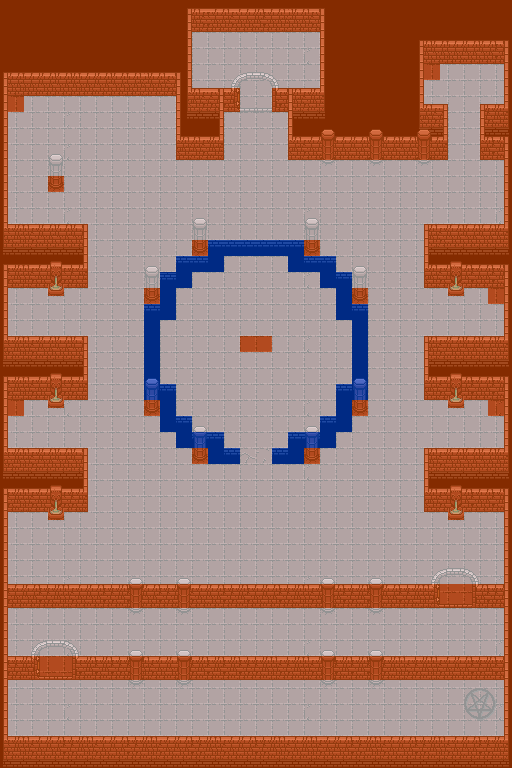

Tiled map render using the project's own tile images. Description and the map definition, with tile-layer contents summarised, below:
An orthogonal 64x96 tile map with 8x8 px tiles, 1 tile layer (Attribute), 2 image layers and 32 objects (11x Trap, 11x Enemy, 5x EmptyBox, 2x Door, Exit, ...).

<map version="1.0" tiledversion="1.1.6" orientation="orthogonal" renderorder="right-down" width="64" height="96" tilewidth="8" tileheight="8" infinite="0" nextobjectid="87">
 <tileset firstgid="1" name="quadcoll" tilewidth="8" tileheight="8" tilecount="4" columns="4">
  <image source="quadcoll8.png" width="32" height="8" />
 </tileset>
 <imagelayer name="BG" locked="1">
  <image source="../golden/dungeon/cave3L.png" width="512" height="768" />
 </imagelayer>
 <imagelayer name="BGHigh">
  <image source="../golden/dungeon/cave3H.png" width="512" height="768" />
 </imagelayer>
 <layer name="Attribute" width="64" height="96" opacity="0.52">
  <properties>
   <property name="collision-type" value="boolean" />
  </properties>
  <data>[6144 cells, 6144 non-empty, 3 distinct tile ids]</data>
 </layer>
 <objectgroup name="Enemies">
  <object id="45" name="Trap" x="144" y="112" width="16" height="16">
   <properties>
    <property name="type" value="trap" />
   </properties>
  </object>
  <object id="48" name="Trap" x="336" y="624" width="16" height="16">
   <properties>
    <property name="type" value="trap" />
   </properties>
  </object>
  <object id="49" name="Trap" x="256" y="416" width="16" height="16">
   <properties>
    <property name="type" value="trap" />
   </properties>
  </object>
  <object id="52" name="Trap" x="48" y="112" width="16" height="16">
   <properties>
    <property name="type" value="trap" />
   </properties>
  </object>
  <object id="53" name="Trap" x="96" y="112" width="16" height="16">
   <properties>
    <property name="type" value="trap" />
   </properties>
  </object>
  <object id="54" name="Trap" x="352" y="608" width="16" height="16">
   <properties>
    <property name="type" value="trap" />
   </properties>
  </object>
  <object id="55" name="Trap" x="352" y="640" width="16" height="16">
   <properties>
    <property name="type" value="trap" />
   </properties>
  </object>
  <object id="62" name="Trap" x="144" y="624" width="16" height="16">
   <properties>
    <property name="type" value="trap" />
   </properties>
  </object>
  <object id="63" name="Trap" x="160" y="608" width="16" height="16">
   <properties>
    <property name="type" value="trap" />
   </properties>
  </object>
  <object id="64" name="Trap" x="160" y="640" width="16" height="16">
   <properties>
    <property name="type" value="trap" />
   </properties>
  </object>
  <object id="65" name="Trap" x="240" y="416" width="16" height="16">
   <properties>
    <property name="type" value="trap" />
   </properties>
  </object>
  <object id="75" name="Enemy" x="368" y="704" width="16" height="16">
   <properties>
    <property name="type" value="walker" />
   </properties>
  </object>
  <object id="76" name="Enemy" x="96" y="704" width="16" height="16">
   <properties>
    <property name="type" value="walker" />
   </properties>
  </object>
  <object id="77" name="Enemy" x="416" y="416" width="16" height="16">
   <properties>
    <property name="type" value="walker" />
   </properties>
  </object>
  <object id="78" name="Enemy" x="56" y="304" width="16" height="16">
   <properties>
    <property name="type" value="walker" />
   </properties>
  </object>
  <object id="79" name="Enemy" x="64" y="416" width="16" height="16">
   <properties>
    <property name="type" value="walker" />
   </properties>
  </object>
  <object id="80" name="Enemy" x="48" y="544" width="16" height="16">
   <properties>
    <property name="type" value="walker" />
   </properties>
  </object>
  <object id="81" name="Enemy" x="400" y="528" width="16" height="16">
   <properties>
    <property name="type" value="walker" />
   </properties>
  </object>
  <object id="82" name="Enemy" x="96" y="160" width="16" height="16">
   <properties>
    <property name="type" value="walker" />
   </properties>
  </object>
  <object id="83" name="Enemy" x="448" y="192" width="16" height="16">
   <properties>
    <property name="type" value="walker" />
   </properties>
  </object>
  <object id="84" name="Enemy" x="464" y="80" width="16" height="16">
   <properties>
    <property name="type" value="walker" />
   </properties>
  </object>
  <object id="85" name="Enemy" x="416" y="304" width="16" height="16">
   <properties>
    <property name="type" value="walker" />
   </properties>
  </object>
 </objectgroup>
 <objectgroup name="Objects">
  <object id="50" name="EmptyBox" x="488" y="288" width="16" height="16">
   <properties>
    <property name="type" value="nothing" />
   </properties>
  </object>
  <object id="51" name="EmptyBox" x="424" y="64" width="16" height="16">
   <properties>
    <property name="type" value="nothing" />
   </properties>
  </object>
  <object id="66" name="EmptyBox" x="8" y="400" width="16" height="16">
   <properties>
    <property name="type" value="nothing" />
   </properties>
  </object>
  <object id="67" name="EmptyBox" x="488" y="400" width="16" height="16">
   <properties>
    <property name="type" value="nothing" />
   </properties>
  </object>
  <object id="69" name="Exit" x="464" y="688" width="32" height="32">
   <properties>
    <property name="type" value="exit" />
   </properties>
  </object>
  <object id="70" name="Door" x="40" y="644" width="32" height="32">
   <properties>
    <property name="door" value="1" />
    <property name="priority" value="1" />
    <property name="type" value="door" />
   </properties>
  </object>
  <object id="71" name="Key0" x="8" y="96" width="16" height="16">
   <properties>
    <property name="type" value="key0" />
   </properties>
  </object>
  <object id="72" name="Key1" x="256" y="336" width="16" height="16">
   <properties>
    <property name="type" value="key1" />
   </properties>
  </object>
  <object id="74" name="EmptyBox" x="240" y="336" width="16" height="16">
   <properties>
    <property name="type" value="nothing" />
   </properties>
  </object>
  <object id="86" name="Door" x="440" y="572" width="32" height="32">
   <properties>
    <property name="door" value="0" />
    <property name="priority" value="1" />
    <property name="type" value="door" />
   </properties>
  </object>
 </objectgroup>
</map>